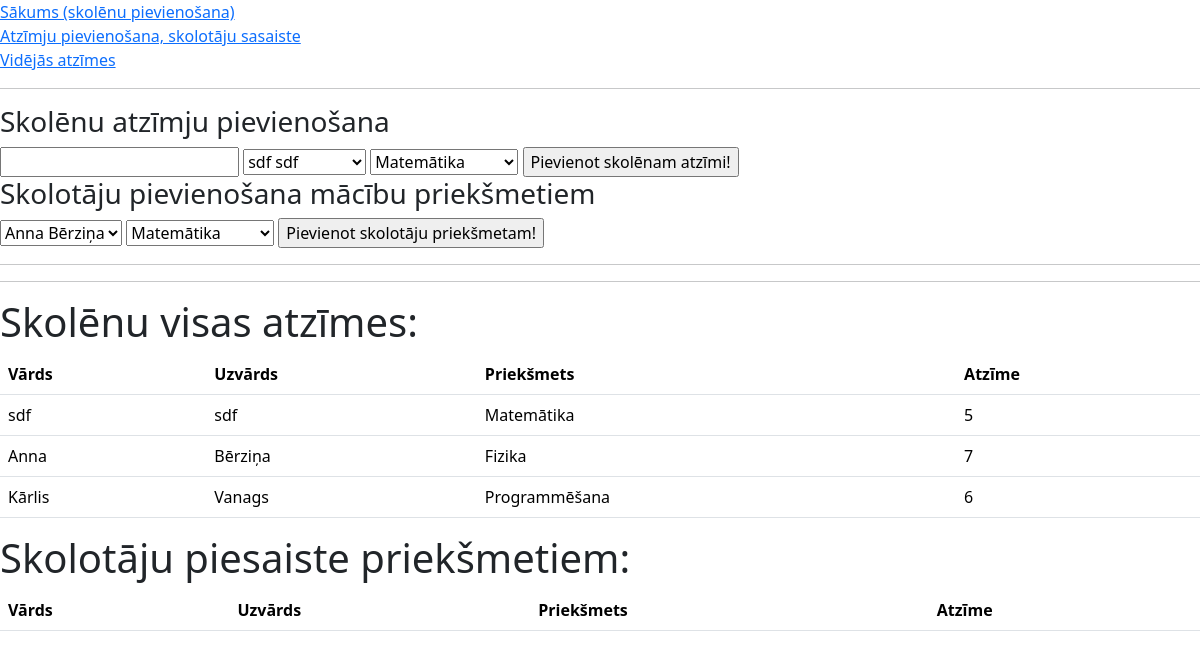
Page /pievienot on the earlier database version.
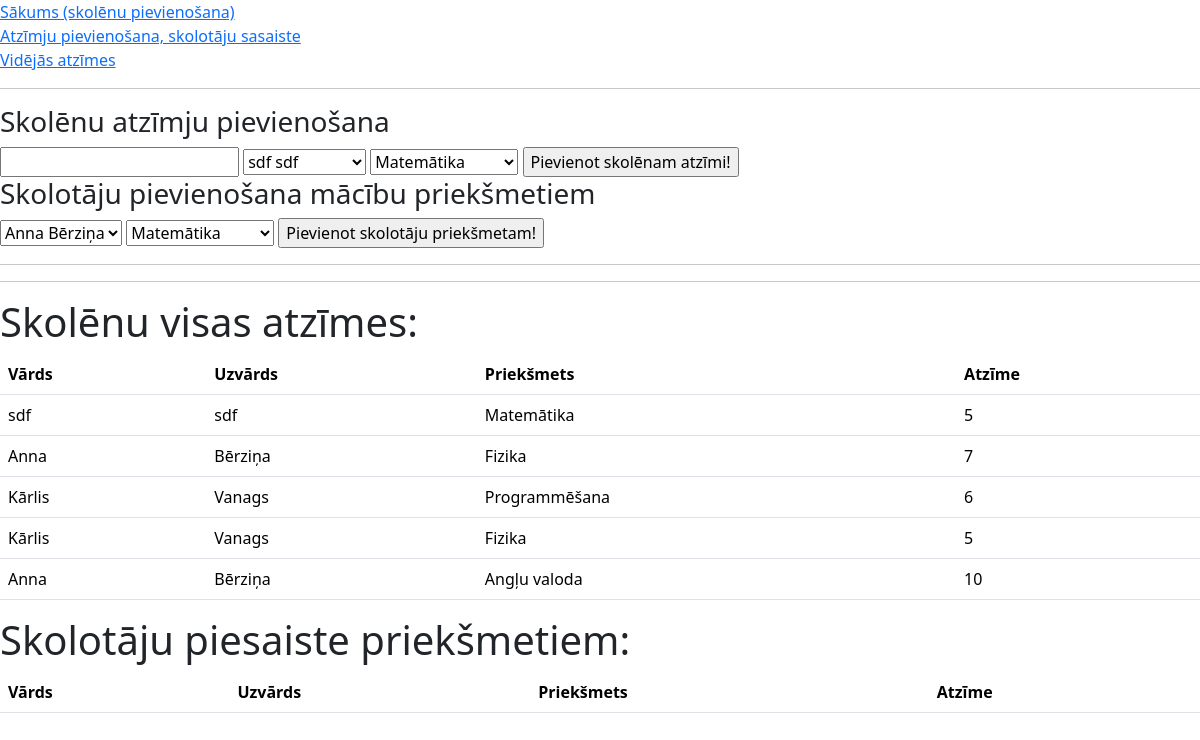
Same page on the later database version.
### tables this page shows
CREATE TABLE atzimes(
    id INTEGER PRIMARY KEY AUTOINCREMENT,
    atzime INTEGER NOT NULL,
    skolena_id INTEGER NOT NULL,
    prieksmeta_id INTEGER NOT NULL,
    FOREIGN KEY (skolena_id) REFERENCES skoleni(id),
    FOREIGN KEY (prieksmeta_id) REFERENCES prieksmeti(id)
                );

CREATE TABLE skoleni(
        id INTEGER PRIMARY KEY AUTOINCREMENT,
        vards TEXT NOT NULL,
        uzvards TEXT NOT NULL
        );

CREATE TABLE prieksmeti(
        id INTEGER PRIMARY KEY AUTOINCREMENT,
        nosaukums TEXT NOT NULL
        );

### main.py (the view)
@app.route("/pievienot")
def pievienot():
    skolotaji = iegut_skolotajus()
    skoleni = iegut_skolenus()
    prieksmeti = iegut_prieksmetus()
    atzimju_dati = iegut_atzimes()
    return render_template("pievienot.html", skolotaji = skolotaji, skoleni=skoleni, prieksmeti=prieksmeti, atzimes = atzimju_dati)

### dati.py (called while the page is built)
def iegut_skolenus():
    cur = conn.cursor()
    cur.execute(
        """SELECT vards, uzvards, id FROM skoleni"""
    )
    conn.commit()
    dati = cur.fetchall()
    return dati

def iegut_skolotajus():
    cur = conn.cursor()
    cur.execute(
        """SELECT vards, uzvards, id FROM skolotaji"""
    )
    conn.commit()
    dati = cur.fetchall()
    return dati

def iegut_prieksmetus():
    cur = conn.cursor()
    cur.execute(
        """SELECT nosaukums, id FROM prieksmeti"""
    )
    conn.commit()
    dati = cur.fetchall()
    return dati

def iegut_atzimes():
    cur = conn.cursor()
    cur.execute(
        """SELECT vards, uzvards, nosaukums, atzime
        FROM
        (atzimes JOIN skoleni ON skoleni.id = atzimes.skolena_id)
        JOIN prieksmeti ON prieksmeti.id = atzimes.prieksmeta_id
        """
    )
    conn.commit()
    dati = cur.fetchall()
    return dati

### templates/pievienot.html
{% extends "index.html"%}
{% block saturs%}
<form method="post" action = "/pievienot/atzimi">
    <h3>Skolēnu atzīmju pievienošana</h3>
    <input type="number" id="atzime" name="atzime">
    <select id = "skolens" name = "skolens">
        {% for viens in skoleni %}
        <option value = "{{viens[2]}}">{{viens[0]}} {{viens[1]}} </option>
        {% endfor %}
    </select>
    <select id = "prieksmets" name = "prieksmets">
        {% for viens in prieksmeti %}
        <option value = "{{viens[1]}}">{{viens[0]}}</option>
        {% endfor %}
    </select>
    <input type="submit" value="Pievienot skolēnam atzīmi!">
    </form>
<h3>Skolotāju pievienošana mācību priekšmetiem</h3>
<form method="post">
    <select id = "skolotajs" name = "skolotajs">
        {% for viens in skolotaji %}
        <option value = "{{viens[2]}}">{{viens[0]}} {{viens[1]}} </option>
        {% endfor %}
    </select>
    <select id = "prieksmets2" name = "prieksmets_skolotajam">
        {% for viens in prieksmeti %}
        <option value = "{{viens[1]}}">{{viens[0]}}</option>
        {% endfor %}
    </select>
    <input type="submit" value="Pievienot skolotāju priekšmetam!">
</form>
<hr><hr>
<h1>Skolēnu visas atzīmes:</h1>
<table class="table">
    <tr>
        <th>Vārds</th>
        <th>Uzvārds</th>
        <th>Priekšmets</th>
        <th>Atzīme</th>
    </tr>
    {% for viens in atzimes %}
    <tr>
    <td>{{viens[0]}}</td>
    <td>{{viens[1]}}</td>
    <td>{{viens[2]}}</td>
    <td>{{viens[3]}}</td>
    </tr>
    {% endfor %}
</table>
<h1>Skolotāju piesaiste priekšmetiem:</h1>
<table class="table">
    <tr>
        <th>Vārds</th>
        <th>Uzvārds</th>
        <th>Priekšmets</th>
        <th>Atzīme</th>
    </tr>
</table>
{% endblock %}

### templates/index.html (shortened to what this page needs)
<!DOCTYPE html>
<html lang="lv">
    <head>
        <link href="https://cdn.jsdelivr.net/npm/bootstrap@5.3.3/dist/css/bootstrap.min.css" rel="stylesheet">
    </head>
    <body>
<a href="/">Sākums (skolēnu pievienošana)</a><br>
<a href="/pievienot">Atzīmju pievienošana, skolotāju sasaiste</a><br>
<a href="/atzimes">Vidējās atzīmes</a>
<hr>
{% block saturs%}{% endblock %}
    </body>
</html>

Differences in the rows shown:
added atzimes: vards "Kārlis", uzvards "Vanags", nosaukums "Fizika", atzime "5"
added atzimes: vards "Anna", uzvards "Bērziņa", nosaukums "Angļu valoda", atzime "10"
